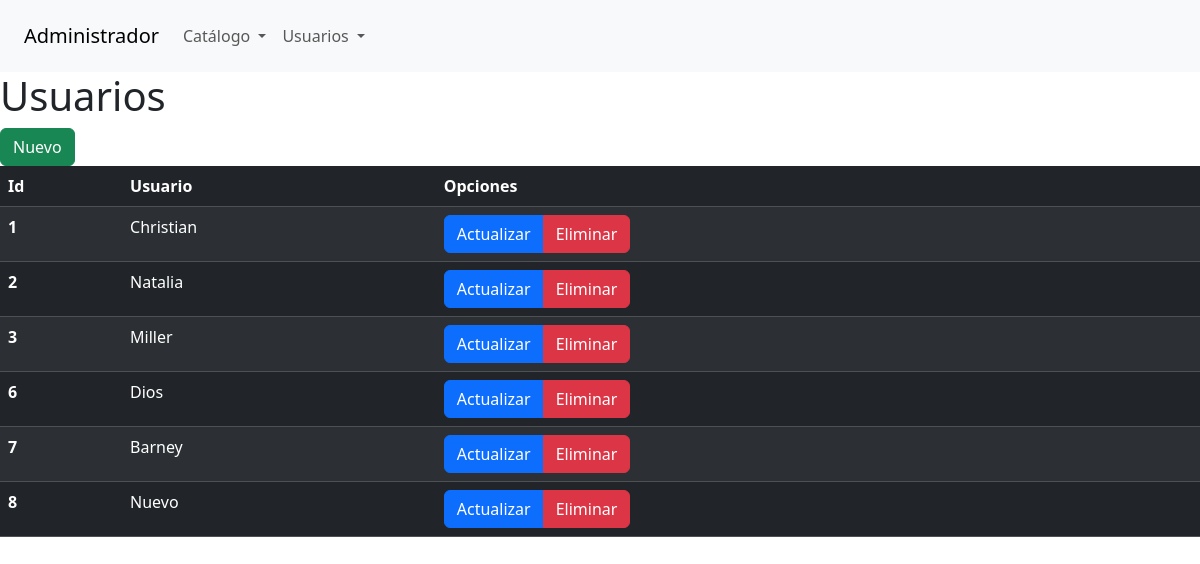
/admin/usuario.php (signed in), run on the app's committed database.
### tables this page shows
CREATE TABLE IF NOT EXISTS `usuario` (
  `id_usuario` int(11) NOT NULL AUTO_INCREMENT,
  `usuario` varchar(100) NOT NULL,
  `contrasena` varchar(32) NOT NULL,
  PRIMARY KEY (`id_usuario`),
  UNIQUE KEY `usuario` (`usuario`)
);

### sistema.class.php (called while the page is built, shortened)
<?php
class Sistema
{
    function conexion()
    {
        $this->con = new PDO(SGBD . ':host=' . DBHOST . ';dbname=' . DBNAME . ';port=' . DBPORT, DBUSER, DBPASS);
    }
}
?>

### admin/usuario.class.php (called while the page is built, shortened)
<?php
require_once('../sistema.class.php');
class Usuario extends Sistema
{
    function readAll()
    {
        $sql = "select * from usuario";
        $consulta = $this->con->prepare($sql);
        $consulta->execute();
        return $consulta->fetchAll(PDO::FETCH_ASSOC);
    }
}
?>

### admin/views/usuario/index.php (the view, shortened to what this page needs)
<?php require('views/header_admin.php'); ?>
<h1>Usuarios</h1>
<a href="usuario.php?accion=crear" class="btn btn-success">Nuevo</a>
<table class="table table-striped table-dark">
    <thead>
        <tr>
            <th scope="col">Id</th>
            <th scope="col">Usuario</th>
            <th scope="col">Opciones</th>
        </tr>
    </thead>
    <tbody>
        <?php foreach ($usuarios as $usuario): ?>
            <tr>
                <th scope="row"><?php echo $usuario['id_usuario']; ?></th>
                <td><?php echo $usuario['usuario']; ?></td>
                <td>
                    <div class="btn-group" role="group" aria-label="Basic example">
                        <a href="usuario.php?accion=actualizar&id=<?php echo $usuario['id_usuario']; ?>"
                            class="btn btn-primary">Actualizar</a>
                        <a href="usuario.php?accion=eliminar&id=<?php echo $usuario['id_usuario']; ?>"
                            class="btn btn-danger">Eliminar</a>
                    </div>
                </td>
            </tr>
        <?php endforeach; ?>
    </tbody>
</table>

### data on the page
usuario: id_usuario "1", usuario "Christian"
usuario: id_usuario "2", usuario "Natalia"
usuario: id_usuario "3", usuario "Miller"
usuario: id_usuario "6", usuario "Dios"
usuario: id_usuario "7", usuario "Barney"
usuario: id_usuario "8", usuario "Nuevo"
